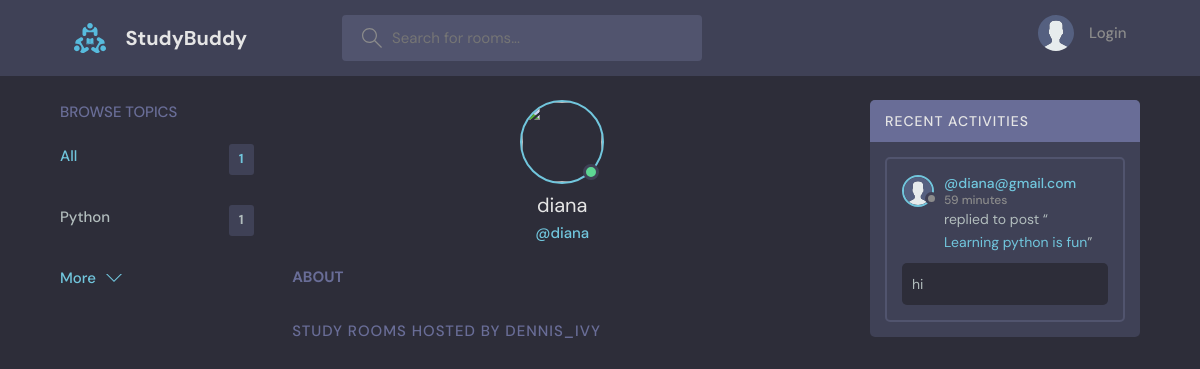
The app's page /profile/2/ with its own data.
### base/models.py (models this page shows, shortened)
class Topic(models.Model):
    name = models.CharField(max_length=200)

class User(AbstractUser):
    name = models.CharField(max_length=200, null=True)
    email = models.EmailField(unique=True,null=True)
    bio = models.TextField(null=True)
    avatar = models.ImageField(null=True, default="avatar.svg")
    USERNAME_FIELD = 'email'
    REQUIRED_FIELDS = []

class Message(models.Model):
    user = models.ForeignKey(User, on_delete=models.CASCADE)
    room = models.ForeignKey(Room, on_delete=models.CASCADE)
    body = models.TextField()
    updated =  models.DateTimeField(auto_now=True)
    created = models.DateTimeField(auto_now_add=True)
    class Meta:
        ordering = ['-updated', '-created']

class Room(models.Model):
    host = models.ForeignKey(User, on_delete=models.SET_NULL, null=True)
    topic = models.ForeignKey(Topic, on_delete=models.SET_NULL, null=True)
    name = models.CharField(max_length=200)
    description = models.TextField(null=True, blank=True)
    participants = models.ManyToManyField(User, related_name='participants', blank=True)
    updated = models.DateTimeField(auto_now=True)
    created = models.DateTimeField(auto_now_add=True)
    class Meta:
        ordering = ['-updated', '-created']
    def __str__(self) -> str:
        return self.name

### base/views.py (the view)
# urls.py: path('profile/<str:pk>/', views.user_profile, name='user-profile'),
def  user_profile(request, pk):
    user = User.objects.get(id=pk)
    rooms = user.room_set.all()
    room_messages = user.message_set.all()
    topics = Topic.objects.all()
    context = {'user': user, 'rooms' : rooms, 'room_messages': room_messages, 'topics' : topics}
    return render(request,'base/profile.html', context)

### base/templates/base/profile.html (shortened to what this page needs)
{% extends 'main.html'%}
{%block content%}
<main class="profile-page layout layout--3">
    <div class="container">
      {% include 'base/topics_component.html'%}
      <div class="roomList">
        <div class="profile">
          <div class="profile__avatar">
            <div class="avatar avatar--large active">
              <img src="{{request.user.avatar.url}}" />
            </div>
          </div>
          <div class="profile__info">
            <h3>{{user.username}}</h3>
            <p>@{{user.username}}</p>
          </div>
          <div class="profile__about">
            <h3>About</h3>
          </div>
        </div>
        <div class="roomList__header">
          <div>
            <h2>Study Rooms Hosted by dennis_ivy</a>
            </h2>
          </div>
        </div>
      </div>
      {% include 'base/activity_component.html'%}
    </div>
  </main>
  {% endblock content %}

### base/templates/base/topics_component.html
<div class="topics">
    <div class="topics__header">
      <h2>Browse Topics</h2>
    </div>
    <ul class="topics__list">
      <li>
        <a href="{%url 'home'%}" class="active">All <span>{{topics.count}}</span></a>
      </li>
      {%for topic in topics%}
      <li>
        <a href="{% url 'home' %}?q={{topic.name}}">{{topic.name}}<span>{{topic.room_set.all.count}}</span></a>
      </li>
      {%endfor%}
    </ul>
    <a class="btn btn--link" href="{%url 'topics'%}">
      More
      <svg version="1.1" xmlns="http://www.w3.org/2000/svg" width="32" height="32" viewBox="0 0 32 32">
        <title>chevron-down</title>
        <path d="M16 21l-13-13h-3l16 16 16-16h-3l-13 13z"></path>
      </svg>
    </a>
  </div>

### base/templates/base/activity_component.html (shortened to what this page needs)
<div class="activities">
    <div class="activities__header">
      <h2>Recent Activities</h2>
    </div>
    {% for message in room_messages%}
    <div class="activities__box">
      <div class="activities__boxHeader roomListRoom__header">
        <a href="{% url 'user-profile' message.user.id %}" class="roomListRoom__author">
          <div class="avatar avatar--small">
            <img src="{{message.user.avatar.url}}" />
          </div>
          <p>
            @{{message.user}}
            <span>{{message.created | timesince}}</span>
          </p>
        </a>
      </div>
      <div class="activities__boxContent">
        <p>replied to post “<a href="{%url 'room' message.room.id%}">{{message.room}}</a>”</p>
        <div class="activities__boxRoomContent">
            {{message.body}}
        </div>
      </div>
    </div>
    {% endfor %}
  </div>

### records on screen
Topic: name "Python", room_set.all.count "1"
User: username "diana"
Message: user.avatar (placeholder picture), user "diana@gmail.com", created "59 minutes", room "Learning python is fun", body "hi"

### other values on screen
{{ topics.count }} "1"
